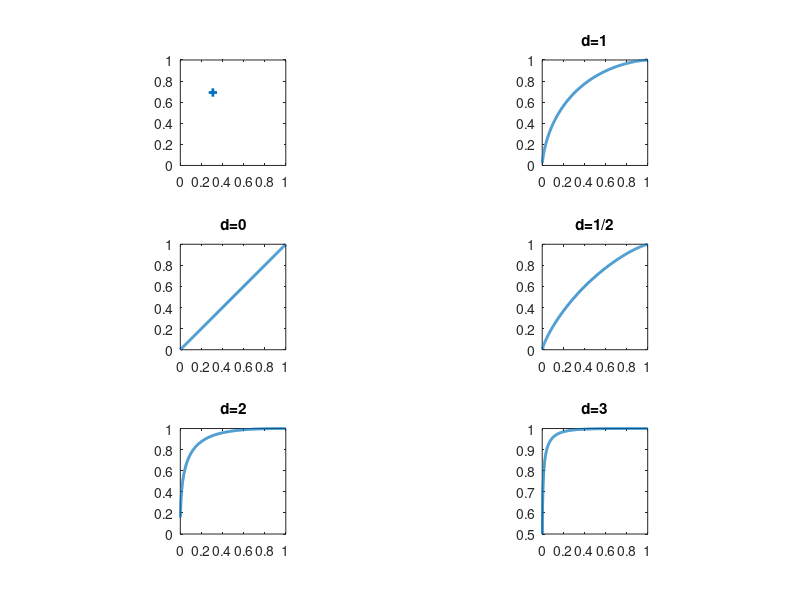
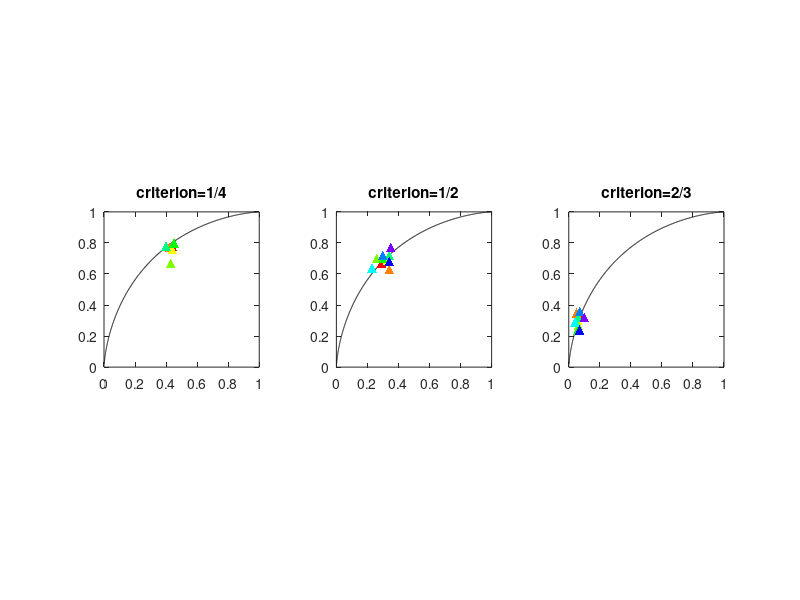

The MATLAB script that drew these images, in order:
figure;
d = 1;          %distance of gaussians
c = 1/2;        %criterion
hits=1-normcdf(c,d,1);          %one hit
falsealarms=1-normcdf(c,0,1);   %one false alarm
subplot(3,2,1)
%plot datapoint
plot(falsealarms,hits,'+','linewidth',2),axis([0 1 0 1]),axis square;

%simulating varying criterion from -3 to 3
c=linspace(-3,3,1000);          
hits=1-normcdf(c,d,1);
falsealarms=1-normcdf(c,0,1);
subplot(3,2,2)
%plot ROC curve with distance of gaussians = 1
plot(falsealarms,hits,'LineWidth',2), axis square, title('d=1');

d=0;
hits=1-normcdf(c,d,1);
falsealarms=1-normcdf(c,0,1);
subplot(3,2,3)
%plot ROC curve with distance of gaussians = 0
plot(falsealarms,hits,'LineWidth',2), axis square, title('d=0');

d=1/2;
hits=1-normcdf(c,d,1);
falsealarms=1-normcdf(c,0,1);
subplot(3,2,4)
%plot ROC curve with distance of gaussians = 1/2
plot(falsealarms,hits,'LineWidth',2), axis square, title('d=1/2');

d=2;
hits=1-normcdf(c,d,1);
falsealarms=1-normcdf(c,0,1);
subplot(3,2,5)
%plot ROC curve with distance of gaussians = 2
plot(falsealarms,hits,'LineWidth',2), axis square, title('d=2');

d=3;
hits=1-normcdf(c,d,1);
falsealarms=1-normcdf(c,0,1);
subplot(3,2,6)
%plot ROC curve with distance of gaussians = 3
plot(falsealarms,hits,'LineWidth',2), axis square, title('d=3');

figure;
cc=hsv(12);         %playing around with the colors
d=1;
subplot(1,3,1);
hits=1-normcdf(c,d,1);
falsealarms=1-normcdf(c,0,1);
%plot ROC curve with distance of gaussians = 1
plot(falsealarms,hits,'k'), axis square, title('criterion=1/4');
hold on;
for i=1:6
    %simulate 100 random trials with a criterion of 1/4
    %take the mean of the trials above the criterion
    expectedfalsealarms=mean(normrnd(0,1,[100,1])>(1/4));
    expectedhits=mean(normrnd(1,1,[100,1])>(1/4));
    %plot the datapoint
    plot(expectedfalsealarms,expectedhits,'w^','linewidth',2,...
        'MarkerFaceColor',cc(i,:),'MarkerEdgeColor','none',...
        'MarkerSize',7),axis([0 1 0 1]),...
    axis square;
    hold on;
end

%repeat previous step with different criterion (=1/2)
subplot(1,3,2);
hits=1-normcdf(c,d,1);
falsealarms=1-normcdf(c,0,1);
plot(falsealarms,hits,'k'), axis square, title('criterion=1/2');
hold on;
for i=1:10
    expectedfalsealarms=mean(normrnd(0,1,[100,1])>(1/2));
    expectedhits=mean(normrnd(1,1,[100,1])>(1/2));
    plot(expectedfalsealarms,expectedhits,'w^','linewidth',2,...
        'MarkerFaceColor',cc(i,:),'MarkerEdgeColor','none',...
        'MarkerSize',7),axis([0 1 0 1]),...
    axis square;
    hold on;
end

%repeat with different criterion (=2/3)
subplot(1,3,3);
hits=1-normcdf(c,d,1);
falsealarms=1-normcdf(c,0,1);
plot(falsealarms,hits,'k'), axis square, title('criterion=2/3');
hold on;
for i=1:10
    expectedfalsealarms=mean(normrnd(0,1,[100,1])>(3/2));
    expectedhits=mean(normrnd(1,1,[100,1])>(3/2));
    plot(expectedfalsealarms,expectedhits,'w^','linewidth',2,...
        'MarkerFaceColor',cc(i,:),'MarkerEdgeColor','none',...
        'MarkerSize',7),axis([0 1 0 1]),...
    axis square;
    hold on;
end